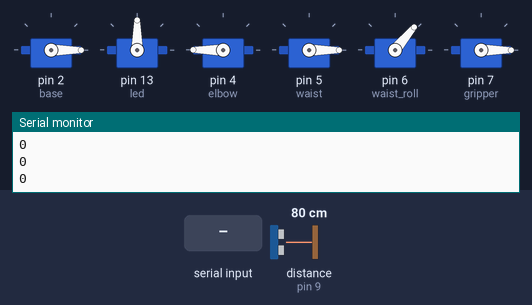
Bench run of a sketch on a simulated Arduino Uno, built with avr-gcc and run on an emulated ATmega328P. Shown: 6 × servo, the last lines printed to the serial monitor. Wiring (inferred from the names in the program): ultrasonic range finder: trigger pin 10; echo pin 9. The inputs (shaded band) are chosen by the test bench; at power-on: distance to the obstacle (sensor on pin 9) 80 cm. The echo pulse lasts 58.3 µs per cm.

Above: at 7.2 s.
7.3 s: "1\n" received over Serial
At 8.8 s:
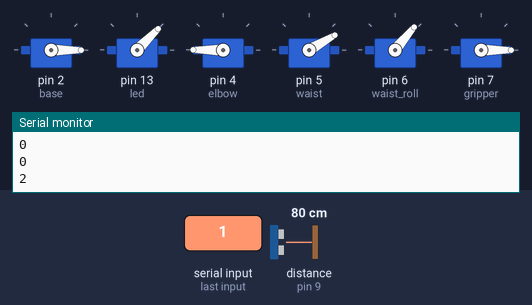
At 12.7 s:
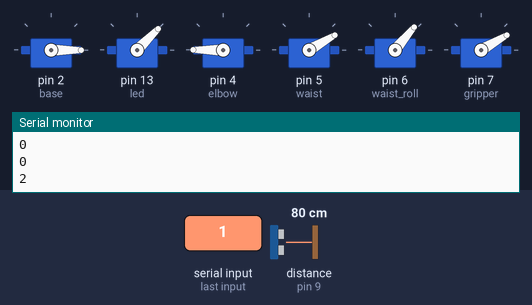
Timing chart, 0 to 27.3 s (numbered marks = the images above; inputs shaded):
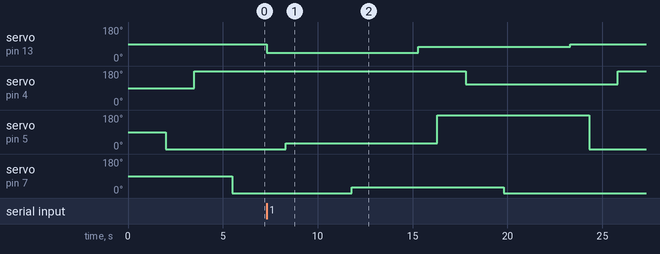

The sketch:

robot_move.ino
```cpp
#include <Servo.h>

// Ultra Sonic Sensor
#define echoPin 9
#define trigPin 10
long duration;
int distance;
int prev_distance = -1; // Initialize previous distance to an impossible value

int led = 13;

// Servos
const int base = 2;
const int shoulder = 13;
const int elbow = 4;
const int waist = 5;
const int waist_roll = 6;
const int gripper = 7;

Servo myservoB;
Servo myservoS;
Servo myservoE;
Servo myservoW;
Servo myservoWR;
Servo myservoG;

unsigned long previousMillis = 0;
const long interval = 300;


void setArm(int b, int s, int e, int w, int wr, int g) {
  myservoS.write(s);
  delay(1000);
  myservoW.write(w);
  delay(500);
  myservoWR.write(wr);
  delay(500);
  myservoS.write(s);
  delay(500);
  myservoE.write(e);
  delay(500);
  myservoB.write(b);
  delay(500);
  delay(1000);
  myservoG.write(g);
  delay(500);
}

void setup() {
  Serial.begin(9600);

  pinMode(trigPin, OUTPUT);
  pinMode(echoPin, INPUT);
  delay(1000);
  pinMode(led, OUTPUT);
  digitalWrite(led, LOW);
  myservoB.attach(base);
  myservoS.attach(shoulder);
  myservoE.attach(elbow);
  myservoW.attach(waist);
  myservoWR.attach(waist_roll);
  myservoG.attach(gripper);

//  /Serial.println("Initial Setup ");
  setArm(0, 90, 180, 0, 50, 0);
// / Serial.
}
void read_distance(){
  digitalWrite(trigPin, LOW);
  delayMicroseconds(2);
  digitalWrite(trigPin, HIGH);
  delayMicroseconds(10);
  digitalWrite(trigPin, LOW);
  duration = pulseIn(echoPin, HIGH);
  distance = duration * 0.034 / 2;
//Serial.println(distance);
  if (distance < 17 && distance > 7) {
      Serial.println("1"); }// Obstacle detected
  else if (distance > 17 ) {
        Serial.println("0"); // No obstacle detected
  }
}
void loop() {
    unsigned long currentMillis = millis();
if (currentMillis - previousMillis >= interval) {
    previousMillis = currentMillis;
    read_distance();
  }
  if (Serial.available() > 0) {
        String data = Serial.readStringUntil('\n');
//        Serial.println(data);/
        if (data == "1") {
          Serial.println("2");
          setArm(0, 45, 180, 30, 50, 30);
          delay(3000);
          setArm(0, 75, 110, 180, 50, 0);
          delay(3000);
          setArm(0, 90, 180, 0, 50, 0);
          delay(3000);
          Serial.println("3");
        }
      }


  }
```

Measured:
- after the input at 7.3 s, servo on pin 13 (led): 90° → 45° at once, → 75° 8.0 s later, → 90° 8.0 s later; servo on pin 4 (elbow): 180° → 110° after 10.5 s, → 180° 8.0 s later; servo on pin 5 (waist): 0° → 30° after 1.0 s, → 180° 8.0 s later, → 0° 8.0 s later; servo on pin 7 (gripper): 0° → 30° after 4.5 s, → 0° 8.0 s later
